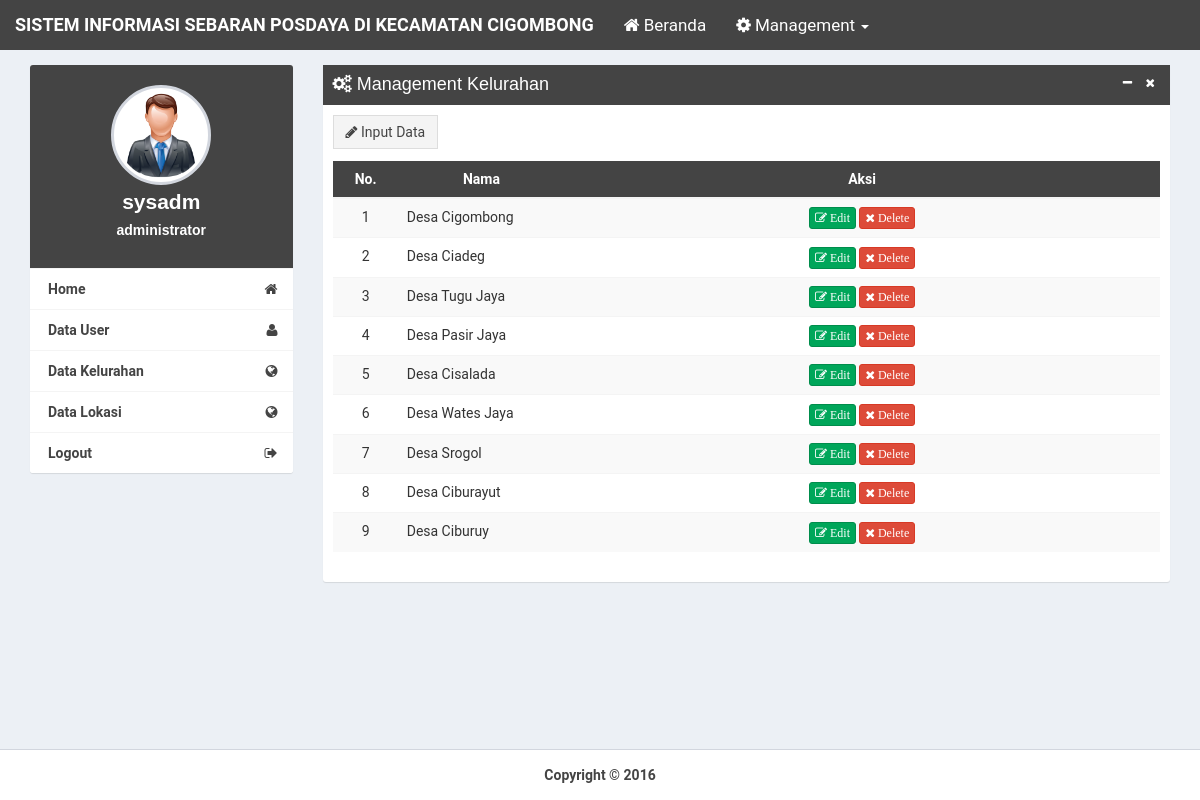
Screenshot of /admin/dashboard/index.php?page=kelurahan (signed in) with the database file from the repository.
### tables this page shows
CREATE TABLE `tbl_user` (
  `id_user` int(11) NOT NULL,
  `username` varchar(15) NOT NULL,
  `password` varchar(34) NOT NULL,
  `foto` varchar(30) NOT NULL,
  `level` varchar(20) NOT NULL
);

CREATE TABLE `tbl_kelurahan` (
  `id_kelurahan` int(11) NOT NULL,
  `nama_kelurahan` varchar(30) NOT NULL
);

### admin/dashboard/form/data_kelurahan.php (the view, shortened to what this page needs)
<div class="box box-custom box-solid no-border">
    <div class="box-header">
        <h3 class="box-title"><i class="fa fa-gears"></i> Management Kelurahan</h3>
        <div class="box-tools">
            <button class="btn btn-box-tool" data-widget="collapse" data-toggle="tooltip" title="hide"><i class="fa fa-minus"></i></button>
            <button class="btn btn-box-tool" data-widget="remove" data-toggle="tooltip" title="remove"><i class="fa fa-times"></i></button>
        </div>
    </div>
    <div class="box-body">
        <a class="btn btn-default btn-flat" data-keyboard="false" data-backdrop="static" data-toggle="modal" data-target="#create_kelurahan" style="margin-bottom:12px;"><span class="fa fa-pencil"></span> Input Data</a>
        <div class="table-responsive">
			<table class="table table-hover table-striped">
				<thead>
					<tr class="bg-custom">
						<th width="8%"><center>No.</center></th>
						<th width="20%"><center>Nama</center></th>
						<th><center>Aksi</center></th>
					</tr>
				</thead>
				<tbody>
					<?php
						$nomer = 1;
						$query = mysqli_query($koneksi,("SELECT * FROM tbl_kelurahan"));
						foreach($query as $data){
					?>
					<tr>
						<td><center><?php echo $nomer; ?></center></td>
						<td><?php echo $data['nama_kelurahan']; ?></td>
						<td>
							<center>
								<a href="#modal_edit_kelurahan" data-toggle="modal" data-id="<?php echo $data['id_kelurahan']; ?>"  class="btn btn-success btn-xs"><span class="fa fa-pencil-square-o"></sapn> Edit</a>
								<a href="function/delete.php?aksi=del_kelurahan&id_kelurahan=<?php echo $data['id_kelurahan']; ?>" onClick="return confirm('anda yakin akan menghapus ini?')" class="btn btn-danger btn-xs"><span class="fa fa-times"> Delete</span></a>
						</td>
					</tr>
					<?php
						$nomer ++;
						}
					?>
				</tbody>
			</table>
		</div>
    </div>
</div>

### admin/dashboard/index.php (shortened to what this page needs)
<?php session_start();
if(isset($_SESSION['level'])){
    if($_SESSION['level'] == 'administrator'){
        include ('../config/koneksi.php');
        require_once('layout/header.php');
        ?>
        <div class="content-wrapper">
        	<div class="container">
        		<section class="content">
        			<div class="col-md-3">
        				<div class="box box-widget widget-user-2">
        					<div class="widget-user-header bg-custom">
        						<div class="widget-user-image">
                                    <?php
                                        $query = mysqli_query($koneksi,("SELECT * FROM tbl_user WHERE username = '$_SESSION[username]'"));
                                        $data  = mysqli_fetch_array($query);
                                    ?>
        							<a class="fancybox" href="pict/<?php echo $data['foto'] ?>">
        								<img class="profile-user-img img-responsive img-circle" style="height:100px;background-color: white;" src="pict/<?php echo $data['foto'] ?>" alt="User profile picture">
        							</a>
        						</div>
        						<h3 class="profile-username text-center" style="color:white;"><b><?php echo $_SESSION['username'] ?></b></h3>
        						<h5 class="text-muted text-center" style="color:white;"><b><?php echo $_SESSION['level'] ?></b></h5>
        					</div>
        					<div class="box-footer no-padding">
        						<ul class="nav nav-stacked">
        							<li><a href="home"><b>Home</b><i class="pull-right"><span class="fa fa-home"></span></i></a></li>
                                    <li><a href="index.php?page=user"><b>Data User</b><i class="pull-right"><span class="fa fa-user"></span></i></a></li>
                                    <li><a href="index.php?page=kelurahan"><b>Data Kelurahan</b><i class="pull-right"><span class="fa fa-globe"></span></i></a></li>
                                    <li><a href="index.php?page=lokasi"><b>Data Lokasi</b><i class="pull-right"><span class="fa fa-globe"></span></i></a></li>
        							<li><a href="../logout.php"><i class="pull-right"><span class="fa fa-sign-out"></span></i><b> Logout</b></a></li>
        						</ul>
        					</div>
        				</div>
        			</div>
        			<div class="col-md-9">
                        <?php
                            if ($_GET["page"]=="home") {
                                include "home.php";
                            }
                            else if ($_GET['page']=="lokasi") {
                                include "form/data_lokasi.php";
                            }
                            else if ($_GET['page']=="edit_lokasi") {
                                include "form/edit_lokasi.php";
                            }
                            else if ($_GET['page']=="user") {
                                include "form/data_user.php";
                            }
                            else if ($_GET['page']=="edit_user") {
                                include "form/edit_user.php";
                            }
                            else if ($_GET['page']=="profil") {
                                include "form/profil.php";
                            }
                            else if ($_GET["page"]=="detail_lokasi") {
                                include "form/detail_lokasi.php";
                            }
                            else if ($_GET['page'] == "kelurahan") {
                                include "form/data_kelurahan.php";
                            }
                        ?>
        			</div>
        		</section>
        	</div>
        </div>
        <?php require_once('layout/footer.php'); ?>
    <?php
        }
    }
    else {
    	session_destroy();
    	header ('location:../index.php');
    }
?>

### admin/dashboard/layout/header.php (style rules this page uses)
body { font-family: "roboto"; }
.container { padding-right: 0px; padding-left: 0px; }
.bg-custom { color: white; background-color: #444444; }
.btn-box-tool i { color: white; }
.box.box-solid.box-custom>.box-header { color: #fff; background: #444444; background-color: #444444; }

### rows the page displays
tbl_user: foto (picture)
tbl_kelurahan: nama_kelurahan "Desa Cigombong"
tbl_kelurahan: nama_kelurahan "Desa Ciadeg"
tbl_kelurahan: nama_kelurahan "Desa Tugu Jaya"
tbl_kelurahan: nama_kelurahan "Desa Pasir Jaya"
tbl_kelurahan: nama_kelurahan "Desa Cisalada"
tbl_kelurahan: nama_kelurahan "Desa Wates Jaya"
tbl_kelurahan: nama_kelurahan "Desa Srogol"
tbl_kelurahan: nama_kelurahan "Desa Ciburayut"
tbl_kelurahan: nama_kelurahan "Desa Ciburuy"

### other values shown
$_SESSION['username'] "sysadm"
$_SESSION['level'] "administrator"
